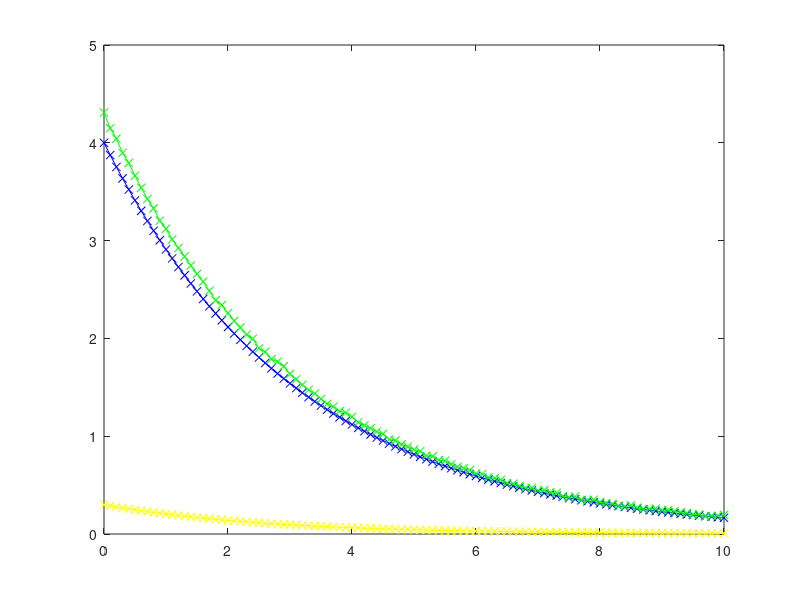

MATLAB code for this plot: (Note: this script raises an error after producing the figure.)
t = 0:.1:10;

% STep 1: Synhesize measured datat
S0Atrue = 4;
S0Btrue = 0.3;
TAtrue = pi;
TBtrue = 2.6;
noiseamp = 0.01;
Smeas_A = S0Atrue .* exp(-t./TAtrue);
Smeas_B = S0Btrue .* exp(-t./TBtrue);
Smeas = Smeas_A + Smeas_B + noiseamp .* randn(size(t));

plot(t,Smeas_A,'-bx', t,Smeas_B, '-yx', t, Smeas,'-gx')


% Step 2: Make an initial guess
S0Afit = 10.2;
S0Bfit = 0.7;
TAfit = 3;
TBfit = 2.9;
x0 =[ S0Afit, S0Bfit, TAfit, TBfit];
S = modelExponetialDecay(x0, t);

% Plot them together,
plot( t, Smeas, '-bx', t, S, '-rx')
legend('Smeas', 'Smodel')


Sresidual = S - Smeas;

plot( t, Smeas, '-bx', t, S, '-rx',t, Sresidual, '-kx')
legend('Smeas', 'Smodel','Sresidual')

% Ccalculate cost
cost =  sum(Sresidual.^2);
fprintf('Cost = %f\n', cost)

fcost = @(x)costFunctionExponetialDecay(x, t, Smeas);
[x,fval] = fminunc(fcost,x0);

Sfit = modelExponetialDecay(x,t);
Sresidual = Sfit - Smeas;
plot( t, Smeas, '-bx', t, Sfit, '-rx',t, Sresidual, '-kx')
legend('Smeas', 'Sfit','Sresidual')

S0Aerror = (x(1) - S0Atrue)/S0Atrue*100;
S0Berror = (x(2) - S0Btrue)/S0Btrue*100;
TAerror = (x(3) - TAtrue)/TAtrue*100;
TBerror = (x(4) - TBtrue)/TBtrue*100;

fprintf('Solution: S0A=%f, S0B=%f, TA=%f, TB=%f\n', x(1), x(2), x(3), x(4));
fprintf('True: S0A=%f, S0B=%f, TA=%f, TB=%f\n', S0Atrue, S0Btrue, TAtrue, TBtrue);
fprintf('Error: S0A=%.2f%%, S0B=%.2f%%, TA=%.2f%%, TB=%.2f%%\n', S0Aerror, S0Berror, TAerror, TBerror);





